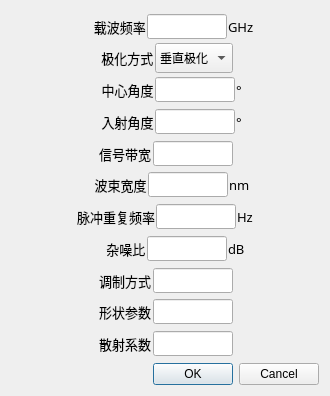
<?xml version="1.0" encoding="UTF-8"?>
<ui version="4.0">
 <class>Dialog_para_radar</class>
 <widget class="QDialog" name="Dialog_para_radar">
  <property name="geometry">
   <rect>
    <x>0</x>
    <y>0</y>
    <width>330</width>
    <height>396</height>
   </rect>
  </property>
  <property name="windowTitle">
   <string>雷达模拟器参数</string>
  </property>
  <layout class="QVBoxLayout" name="verticalLayout">
   <property name="spacing">
    <number>4</number>
   </property>
   <item>
    <widget class="QWidget" name="widget" native="true">
     <property name="styleSheet">
      <string notr="true">QWidget#widget{background-image:url(:/img/dialog.png)}</string>
     </property>
     <layout class="QVBoxLayout" name="verticalLayout_2">
      <property name="spacing">
       <number>1</number>
      </property>
      <property name="leftMargin">
       <number>0</number>
      </property>
      <property name="topMargin">
       <number>0</number>
      </property>
      <property name="rightMargin">
       <number>0</number>
      </property>
      <property name="bottomMargin">
       <number>0</number>
      </property>
      <item>
       <layout class="QHBoxLayout" name="horizontalLayout_27">
        <item>
         <spacer name="horizontalSpacer">
          <property name="orientation">
           <enum>Qt::Horizontal</enum>
          </property>
          <property name="sizeHint" stdset="0">
           <size>
            <width>40</width>
            <height>20</height>
           </size>
          </property>
         </spacer>
        </item>
        <item>
         <widget class="QLabel" name="label_50">
          <property name="font">
           <font>
            <family>黑体</family>
            <pointsize>10</pointsize>
           </font>
          </property>
          <property name="styleSheet">
           <string notr="true">QLabel#label_46{color:white}</string>
          </property>
          <property name="text">
           <string>     载波频率</string>
          </property>
         </widget>
        </item>
        <item>
         <widget class="QLineEdit" name="lineEdit_24">
          <property name="maximumSize">
           <size>
            <width>80</width>
            <height>16777215</height>
           </size>
          </property>
          <property name="font">
           <font>
            <family>黑体</family>
           </font>
          </property>
          <property name="readOnly">
           <bool>false</bool>
          </property>
         </widget>
        </item>
        <item>
         <widget class="QLabel" name="label_51">
          <property name="font">
           <font>
            <family>黑体</family>
            <pointsize>10</pointsize>
           </font>
          </property>
          <property name="styleSheet">
           <string notr="true">QLabel#label_47{color:white}</string>
          </property>
          <property name="text">
           <string>GHz</string>
          </property>
         </widget>
        </item>
        <item>
         <spacer name="horizontalSpacer_24">
          <property name="orientation">
           <enum>Qt::Horizontal</enum>
          </property>
          <property name="sizeHint" stdset="0">
           <size>
            <width>40</width>
            <height>20</height>
           </size>
          </property>
         </spacer>
        </item>
       </layout>
      </item>
      <item>
       <layout class="QHBoxLayout" name="horizontalLayout_26">
        <item>
         <spacer name="horizontalSpacer_2">
          <property name="orientation">
           <enum>Qt::Horizontal</enum>
          </property>
          <property name="sizeHint" stdset="0">
           <size>
            <width>40</width>
            <height>20</height>
           </size>
          </property>
         </spacer>
        </item>
        <item>
         <widget class="QLabel" name="label_48">
          <property name="font">
           <font>
            <family>黑体</family>
            <pointsize>10</pointsize>
           </font>
          </property>
          <property name="styleSheet">
           <string notr="true">QLabel#label_46{color:white}</string>
          </property>
          <property name="text">
           <string> 极化方式</string>
          </property>
         </widget>
        </item>
        <item>
         <widget class="QComboBox" name="comboBox">
          <property name="sizePolicy">
           <sizepolicy hsizetype="Preferred" vsizetype="Preferred">
            <horstretch>0</horstretch>
            <verstretch>0</verstretch>
           </sizepolicy>
          </property>
          <property name="font">
           <font>
            <family>黑体</family>
            <pointsize>9</pointsize>
           </font>
          </property>
          <item>
           <property name="text">
            <string>垂直极化</string>
           </property>
          </item>
          <item>
           <property name="text">
            <string>水平极化</string>
           </property>
          </item>
         </widget>
        </item>
        <item>
         <spacer name="horizontalSpacer_23">
          <property name="orientation">
           <enum>Qt::Horizontal</enum>
          </property>
          <property name="sizeHint" stdset="0">
           <size>
            <width>40</width>
            <height>20</height>
           </size>
          </property>
         </spacer>
        </item>
       </layout>
      </item>
      <item>
       <layout class="QHBoxLayout" name="horizontalLayout_34">
        <item>
         <spacer name="horizontalSpacer_3">
          <property name="orientation">
           <enum>Qt::Horizontal</enum>
          </property>
          <property name="sizeHint" stdset="0">
           <size>
            <width>40</width>
            <height>20</height>
           </size>
          </property>
         </spacer>
        </item>
        <item>
         <widget class="QLabel" name="label_62">
          <property name="font">
           <font>
            <family>黑体</family>
            <pointsize>10</pointsize>
           </font>
          </property>
          <property name="styleSheet">
           <string notr="true">QLabel#label_46{color:white}</string>
          </property>
          <property name="text">
           <string>    中心角度</string>
          </property>
         </widget>
        </item>
        <item>
         <widget class="QLineEdit" name="lineEdit_30">
          <property name="maximumSize">
           <size>
            <width>80</width>
            <height>16777215</height>
           </size>
          </property>
          <property name="font">
           <font>
            <family>黑体</family>
           </font>
          </property>
          <property name="readOnly">
           <bool>false</bool>
          </property>
         </widget>
        </item>
        <item>
         <widget class="QLabel" name="label_63">
          <property name="font">
           <font>
            <family>黑体</family>
            <pointsize>10</pointsize>
           </font>
          </property>
          <property name="styleSheet">
           <string notr="true">QLabel#label_47{color:white}</string>
          </property>
          <property name="text">
           <string>°</string>
          </property>
         </widget>
        </item>
        <item>
         <spacer name="horizontalSpacer_31">
          <property name="orientation">
           <enum>Qt::Horizontal</enum>
          </property>
          <property name="sizeHint" stdset="0">
           <size>
            <width>40</width>
            <height>20</height>
           </size>
          </property>
         </spacer>
        </item>
       </layout>
      </item>
      <item>
       <layout class="QHBoxLayout" name="horizontalLayout_28">
        <item>
         <spacer name="horizontalSpacer_4">
          <property name="orientation">
           <enum>Qt::Horizontal</enum>
          </property>
          <property name="sizeHint" stdset="0">
           <size>
            <width>40</width>
            <height>20</height>
           </size>
          </property>
         </spacer>
        </item>
        <item>
         <widget class="QLabel" name="label_52">
          <property name="font">
           <font>
            <family>黑体</family>
            <pointsize>10</pointsize>
           </font>
          </property>
          <property name="styleSheet">
           <string notr="true">QLabel#label_46{color:white}</string>
          </property>
          <property name="text">
           <string>    入射角度</string>
          </property>
         </widget>
        </item>
        <item>
         <widget class="QLineEdit" name="lineEdit_25">
          <property name="maximumSize">
           <size>
            <width>80</width>
            <height>16777215</height>
           </size>
          </property>
          <property name="font">
           <font>
            <family>黑体</family>
           </font>
          </property>
          <property name="readOnly">
           <bool>false</bool>
          </property>
         </widget>
        </item>
        <item>
         <widget class="QLabel" name="label_53">
          <property name="font">
           <font>
            <family>黑体</family>
            <pointsize>10</pointsize>
           </font>
          </property>
          <property name="styleSheet">
           <string notr="true">QLabel#label_47{color:white}</string>
          </property>
          <property name="text">
           <string>°</string>
          </property>
         </widget>
        </item>
        <item>
         <spacer name="horizontalSpacer_25">
          <property name="orientation">
           <enum>Qt::Horizontal</enum>
          </property>
          <property name="sizeHint" stdset="0">
           <size>
            <width>40</width>
            <height>20</height>
           </size>
          </property>
         </spacer>
        </item>
       </layout>
      </item>
      <item>
       <layout class="QHBoxLayout" name="horizontalLayout_30">
        <item>
         <spacer name="horizontalSpacer_5">
          <property name="orientation">
           <enum>Qt::Horizontal</enum>
          </property>
          <property name="sizeHint" stdset="0">
           <size>
            <width>40</width>
            <height>20</height>
           </size>
          </property>
         </spacer>
        </item>
        <item>
         <widget class="QLabel" name="label_54">
          <property name="font">
           <font>
            <family>黑体</family>
            <pointsize>10</pointsize>
           </font>
          </property>
          <property name="styleSheet">
           <string notr="true">QLabel#label_46{color:white}</string>
          </property>
          <property name="text">
           <string>   信号带宽</string>
          </property>
         </widget>
        </item>
        <item>
         <widget class="QLineEdit" name="lineEdit_26">
          <property name="maximumSize">
           <size>
            <width>80</width>
            <height>16777215</height>
           </size>
          </property>
          <property name="font">
           <font>
            <family>黑体</family>
           </font>
          </property>
          <property name="readOnly">
           <bool>false</bool>
          </property>
         </widget>
        </item>
        <item>
         <widget class="QLabel" name="label_55">
          <property name="font">
           <font>
            <family>黑体</family>
            <pointsize>10</pointsize>
           </font>
          </property>
          <property name="styleSheet">
           <string notr="true">QLabel#label_47{color:white}</string>
          </property>
          <property name="text">
           <string/>
          </property>
         </widget>
        </item>
        <item>
         <spacer name="horizontalSpacer_27">
          <property name="orientation">
           <enum>Qt::Horizontal</enum>
          </property>
          <property name="sizeHint" stdset="0">
           <size>
            <width>40</width>
            <height>20</height>
           </size>
          </property>
         </spacer>
        </item>
       </layout>
      </item>
      <item>
       <layout class="QHBoxLayout" name="horizontalLayout_35">
        <item>
         <spacer name="horizontalSpacer_6">
          <property name="orientation">
           <enum>Qt::Horizontal</enum>
          </property>
          <property name="sizeHint" stdset="0">
           <size>
            <width>40</width>
            <height>20</height>
           </size>
          </property>
         </spacer>
        </item>
        <item>
         <widget class="QLabel" name="label_64">
          <property name="font">
           <font>
            <family>黑体</family>
            <pointsize>10</pointsize>
           </font>
          </property>
          <property name="styleSheet">
           <string notr="true">QLabel#label_46{color:white}</string>
          </property>
          <property name="text">
           <string>    波束宽度</string>
          </property>
         </widget>
        </item>
        <item>
         <widget class="QLineEdit" name="lineEdit_31">
          <property name="maximumSize">
           <size>
            <width>80</width>
            <height>16777215</height>
           </size>
          </property>
          <property name="font">
           <font>
            <family>黑体</family>
           </font>
          </property>
          <property name="readOnly">
           <bool>false</bool>
          </property>
         </widget>
        </item>
        <item>
         <widget class="QLabel" name="label_65">
          <property name="font">
           <font>
            <family>黑体</family>
            <pointsize>10</pointsize>
           </font>
          </property>
          <property name="styleSheet">
           <string notr="true">QLabel#label_47{color:white}</string>
          </property>
          <property name="text">
           <string>nm</string>
          </property>
         </widget>
        </item>
        <item>
         <spacer name="horizontalSpacer_32">
          <property name="orientation">
           <enum>Qt::Horizontal</enum>
          </property>
          <property name="sizeHint" stdset="0">
           <size>
            <width>40</width>
            <height>20</height>
           </size>
          </property>
         </spacer>
        </item>
       </layout>
      </item>
      <item>
       <layout class="QHBoxLayout" name="horizontalLayout_31">
        <item>
         <spacer name="horizontalSpacer_7">
          <property name="orientation">
           <enum>Qt::Horizontal</enum>
          </property>
          <property name="sizeHint" stdset="0">
           <size>
            <width>40</width>
            <height>20</height>
           </size>
          </property>
         </spacer>
        </item>
        <item>
         <widget class="QLabel" name="label_56">
          <property name="font">
           <font>
            <family>黑体</family>
            <pointsize>10</pointsize>
           </font>
          </property>
          <property name="styleSheet">
           <string notr="true">QLabel#label_46{color:white}</string>
          </property>
          <property name="text">
           <string>脉冲重复频率</string>
          </property>
         </widget>
        </item>
        <item>
         <widget class="QLineEdit" name="lineEdit_27">
          <property name="maximumSize">
           <size>
            <width>80</width>
            <height>16777215</height>
           </size>
          </property>
          <property name="font">
           <font>
            <family>黑体</family>
           </font>
          </property>
          <property name="readOnly">
           <bool>false</bool>
          </property>
         </widget>
        </item>
        <item>
         <widget class="QLabel" name="label_57">
          <property name="font">
           <font>
            <family>黑体</family>
            <pointsize>10</pointsize>
           </font>
          </property>
          <property name="styleSheet">
           <string notr="true">QLabel#label_47{color:white}</string>
          </property>
          <property name="text">
           <string>Hz</string>
          </property>
         </widget>
        </item>
        <item>
         <spacer name="horizontalSpacer_28">
          <property name="orientation">
           <enum>Qt::Horizontal</enum>
          </property>
          <property name="sizeHint" stdset="0">
           <size>
            <width>40</width>
            <height>20</height>
           </size>
          </property>
         </spacer>
        </item>
       </layout>
      </item>
      <item>
       <layout class="QHBoxLayout" name="horizontalLayout_32">
        <item>
         <spacer name="horizontalSpacer_8">
          <property name="orientation">
           <enum>Qt::Horizontal</enum>
          </property>
          <property name="sizeHint" stdset="0">
           <size>
            <width>40</width>
            <height>20</height>
           </size>
          </property>
         </spacer>
        </item>
        <item>
         <widget class="QLabel" name="label_58">
          <property name="font">
           <font>
            <family>黑体</family>
            <pointsize>10</pointsize>
           </font>
          </property>
          <property name="styleSheet">
           <string notr="true">QLabel#label_46{color:white}</string>
          </property>
          <property name="text">
           <string>      杂噪比</string>
          </property>
         </widget>
        </item>
        <item>
         <widget class="QLineEdit" name="lineEdit_28">
          <property name="maximumSize">
           <size>
            <width>80</width>
            <height>16777215</height>
           </size>
          </property>
          <property name="font">
           <font>
            <family>黑体</family>
           </font>
          </property>
          <property name="readOnly">
           <bool>false</bool>
          </property>
         </widget>
        </item>
        <item>
         <widget class="QLabel" name="label_59">
          <property name="font">
           <font>
            <family>黑体</family>
            <pointsize>10</pointsize>
           </font>
          </property>
          <property name="styleSheet">
           <string notr="true">QLabel#label_47{color:white}</string>
          </property>
          <property name="text">
           <string>dB</string>
          </property>
         </widget>
        </item>
        <item>
         <spacer name="horizontalSpacer_29">
          <property name="orientation">
           <enum>Qt::Horizontal</enum>
          </property>
          <property name="sizeHint" stdset="0">
           <size>
            <width>40</width>
            <height>20</height>
           </size>
          </property>
         </spacer>
        </item>
       </layout>
      </item>
      <item>
       <layout class="QHBoxLayout" name="horizontalLayout_36">
        <item>
         <spacer name="horizontalSpacer_9">
          <property name="orientation">
           <enum>Qt::Horizontal</enum>
          </property>
          <property name="sizeHint" stdset="0">
           <size>
            <width>40</width>
            <height>20</height>
           </size>
          </property>
         </spacer>
        </item>
        <item>
         <widget class="QLabel" name="label_66">
          <property name="font">
           <font>
            <family>黑体</family>
            <pointsize>10</pointsize>
           </font>
          </property>
          <property name="styleSheet">
           <string notr="true">QLabel#label_46{color:white}</string>
          </property>
          <property name="text">
           <string>   调制方式</string>
          </property>
         </widget>
        </item>
        <item>
         <widget class="QLineEdit" name="lineEdit_32">
          <property name="maximumSize">
           <size>
            <width>80</width>
            <height>16777215</height>
           </size>
          </property>
          <property name="font">
           <font>
            <family>黑体</family>
           </font>
          </property>
          <property name="readOnly">
           <bool>false</bool>
          </property>
         </widget>
        </item>
        <item>
         <widget class="QLabel" name="label_67">
          <property name="font">
           <font>
            <family>黑体</family>
            <pointsize>10</pointsize>
           </font>
          </property>
          <property name="styleSheet">
           <string notr="true">QLabel#label_47{color:white}</string>
          </property>
          <property name="text">
           <string/>
          </property>
         </widget>
        </item>
        <item>
         <spacer name="horizontalSpacer_33">
          <property name="orientation">
           <enum>Qt::Horizontal</enum>
          </property>
          <property name="sizeHint" stdset="0">
           <size>
            <width>40</width>
            <height>20</height>
           </size>
          </property>
         </spacer>
        </item>
       </layout>
      </item>
      <item>
       <layout class="QHBoxLayout" name="horizontalLayout_33">
        <item>
         <spacer name="horizontalSpacer_10">
          <property name="orientation">
           <enum>Qt::Horizontal</enum>
          </property>
          <property name="sizeHint" stdset="0">
           <size>
            <width>40</width>
            <height>20</height>
           </size>
          </property>
         </spacer>
        </item>
        <item>
         <widget class="QLabel" name="label_60">
          <property name="font">
           <font>
            <family>黑体</family>
            <pointsize>10</pointsize>
           </font>
          </property>
          <property name="styleSheet">
           <string notr="true">QLabel#label_46{color:white}</string>
          </property>
          <property name="text">
           <string>   形状参数</string>
          </property>
         </widget>
        </item>
        <item>
         <widget class="QLineEdit" name="lineEdit_29">
          <property name="maximumSize">
           <size>
            <width>80</width>
            <height>16777215</height>
           </size>
          </property>
          <property name="font">
           <font>
            <family>黑体</family>
           </font>
          </property>
          <property name="readOnly">
           <bool>false</bool>
          </property>
         </widget>
        </item>
        <item>
         <widget class="QLabel" name="label_61">
          <property name="font">
           <font>
            <family>黑体</family>
            <pointsize>10</pointsize>
           </font>
          </property>
          <property name="styleSheet">
           <string notr="true">QLabel#label_47{color:white}</string>
          </property>
          <property name="text">
           <string/>
          </property>
         </widget>
        </item>
        <item>
         <spacer name="horizontalSpacer_30">
          <property name="orientation">
           <enum>Qt::Horizontal</enum>
          </property>
          <property name="sizeHint" stdset="0">
           <size>
            <width>40</width>
            <height>20</height>
           </size>
          </property>
         </spacer>
        </item>
       </layout>
      </item>
      <item>
       <layout class="QHBoxLayout" name="horizontalLayout_37">
        <item>
         <spacer name="horizontalSpacer_11">
          <property name="orientation">
           <enum>Qt::Horizontal</enum>
          </property>
          <property name="sizeHint" stdset="0">
           <size>
            <width>40</width>
            <height>20</height>
           </size>
          </property>
         </spacer>
        </item>
        <item>
         <widget class="QLabel" name="label_68">
          <property name="font">
           <font>
            <family>黑体</family>
            <pointsize>10</pointsize>
           </font>
          </property>
          <property name="styleSheet">
           <string notr="true">QLabel#label_46{color:white}</string>
          </property>
          <property name="text">
           <string>   散射系数</string>
          </property>
         </widget>
        </item>
        <item>
         <widget class="QLineEdit" name="lineEdit_33">
          <property name="maximumSize">
           <size>
            <width>80</width>
            <height>16777215</height>
           </size>
          </property>
          <property name="font">
           <font>
            <family>黑体</family>
           </font>
          </property>
          <property name="readOnly">
           <bool>false</bool>
          </property>
         </widget>
        </item>
        <item>
         <widget class="QLabel" name="label_69">
          <property name="font">
           <font>
            <family>黑体</family>
            <pointsize>10</pointsize>
           </font>
          </property>
          <property name="styleSheet">
           <string notr="true">QLabel#label_47{color:white}</string>
          </property>
          <property name="text">
           <string/>
          </property>
         </widget>
        </item>
        <item>
         <spacer name="horizontalSpacer_34">
          <property name="orientation">
           <enum>Qt::Horizontal</enum>
          </property>
          <property name="sizeHint" stdset="0">
           <size>
            <width>40</width>
            <height>20</height>
           </size>
          </property>
         </spacer>
        </item>
       </layout>
      </item>
     </layout>
    </widget>
   </item>
   <item>
    <widget class="QDialogButtonBox" name="buttonBox">
     <property name="orientation">
      <enum>Qt::Horizontal</enum>
     </property>
     <property name="standardButtons">
      <set>QDialogButtonBox::Cancel|QDialogButtonBox::Ok</set>
     </property>
    </widget>
   </item>
  </layout>
 </widget>
 <resources>
  <include location="img.qrc"/>
 </resources>
 <connections>
  <connection>
   <sender>buttonBox</sender>
   <signal>accepted()</signal>
   <receiver>Dialog_para_radar</receiver>
   <slot>accept()</slot>
   <hints>
    <hint type="sourcelabel">
     <x>248</x>
     <y>254</y>
    </hint>
    <hint type="destinationlabel">
     <x>157</x>
     <y>274</y>
    </hint>
   </hints>
  </connection>
  <connection>
   <sender>buttonBox</sender>
   <signal>rejected()</signal>
   <receiver>Dialog_para_radar</receiver>
   <slot>reject()</slot>
   <hints>
    <hint type="sourcelabel">
     <x>316</x>
     <y>260</y>
    </hint>
    <hint type="destinationlabel">
     <x>286</x>
     <y>274</y>
    </hint>
   </hints>
  </connection>
 </connections>
</ui>
